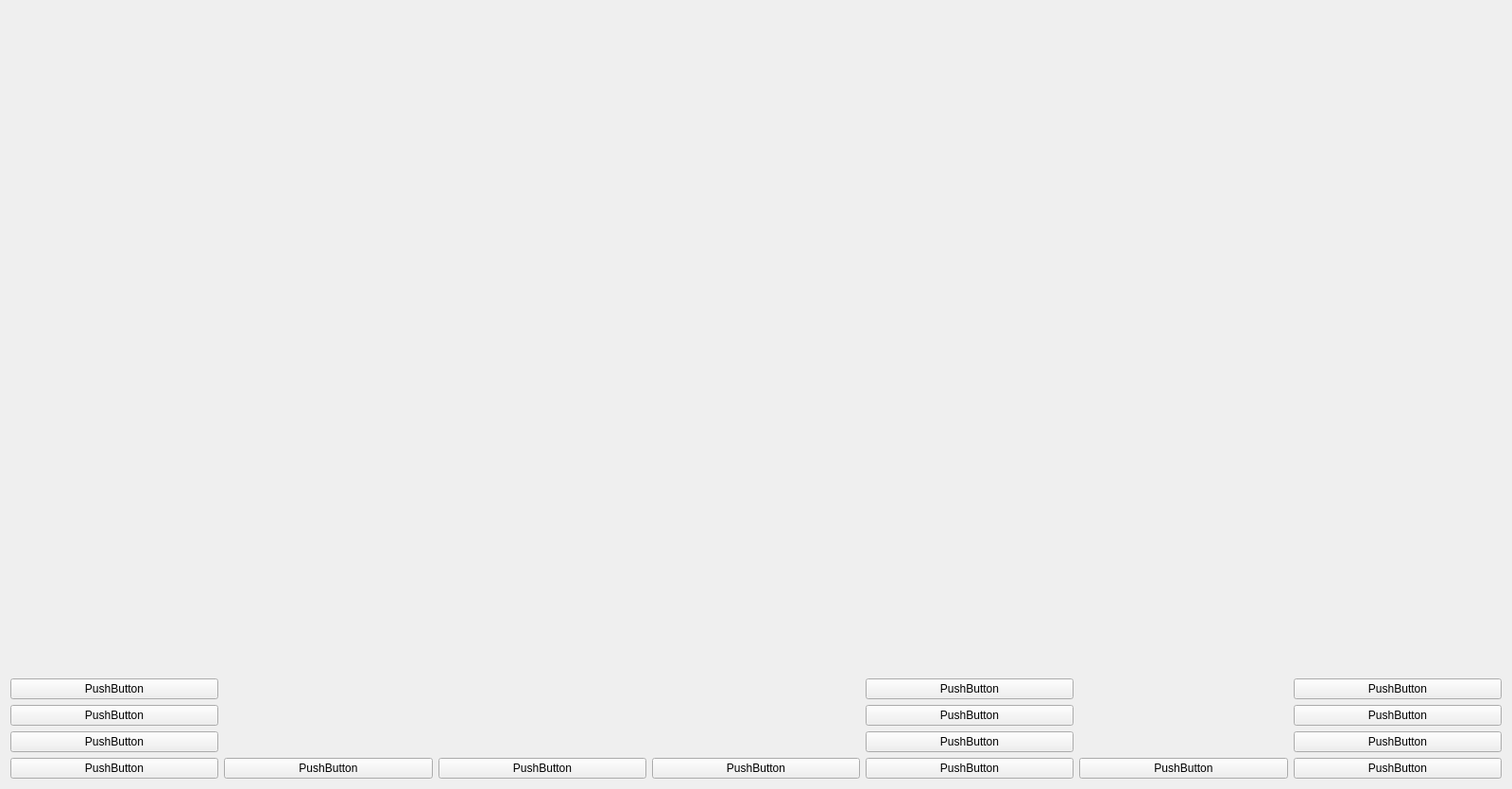
<?xml version="1.0" encoding="UTF-8"?>
<ui version="4.0">
 <class>EnforcementComponent2Widget</class>
 <widget class="QWidget" name="EnforcementComponent2Widget">
  <property name="geometry">
   <rect>
    <x>0</x>
    <y>0</y>
    <width>1600</width>
    <height>835</height>
   </rect>
  </property>
  <property name="windowTitle">
   <string>Form</string>
  </property>
  <layout class="QGridLayout" name="gridLayout_2">
   <item row="0" column="0">
    <layout class="QGridLayout" name="gridLayout">
     <item row="3" column="0">
      <widget class="QPushButton" name="pushButton">
       <property name="text">
        <string>PushButton</string>
       </property>
      </widget>
     </item>
     <item row="4" column="5">
      <widget class="QPushButton" name="pushButton_9">
       <property name="text">
        <string>PushButton</string>
       </property>
      </widget>
     </item>
     <item row="2" column="0">
      <widget class="QPushButton" name="pushButton_2">
       <property name="text">
        <string>PushButton</string>
       </property>
      </widget>
     </item>
     <item row="4" column="1">
      <widget class="QPushButton" name="pushButton_5">
       <property name="text">
        <string>PushButton</string>
       </property>
      </widget>
     </item>
     <item row="4" column="0">
      <widget class="QPushButton" name="pushButton_4">
       <property name="text">
        <string>PushButton</string>
       </property>
      </widget>
     </item>
     <item row="4" column="2">
      <widget class="QPushButton" name="pushButton_6">
       <property name="text">
        <string>PushButton</string>
       </property>
      </widget>
     </item>
     <item row="1" column="0">
      <widget class="QPushButton" name="pushButton_3">
       <property name="text">
        <string>PushButton</string>
       </property>
      </widget>
     </item>
     <item row="4" column="4">
      <widget class="QPushButton" name="pushButton_8">
       <property name="text">
        <string>PushButton</string>
       </property>
      </widget>
     </item>
     <item row="4" column="3">
      <widget class="QPushButton" name="pushButton_7">
       <property name="text">
        <string>PushButton</string>
       </property>
      </widget>
     </item>
     <item row="0" column="0">
      <spacer name="verticalSpacer">
       <property name="orientation">
        <enum>Qt::Vertical</enum>
       </property>
       <property name="sizeHint" stdset="0">
        <size>
         <width>20</width>
         <height>40</height>
        </size>
       </property>
      </spacer>
     </item>
     <item row="4" column="6">
      <widget class="QPushButton" name="pushButton_10">
       <property name="text">
        <string>PushButton</string>
       </property>
      </widget>
     </item>
     <item row="3" column="4">
      <widget class="QPushButton" name="pushButton_11">
       <property name="text">
        <string>PushButton</string>
       </property>
      </widget>
     </item>
     <item row="2" column="4">
      <widget class="QPushButton" name="pushButton_12">
       <property name="text">
        <string>PushButton</string>
       </property>
      </widget>
     </item>
     <item row="1" column="4">
      <widget class="QPushButton" name="pushButton_13">
       <property name="text">
        <string>PushButton</string>
       </property>
      </widget>
     </item>
     <item row="1" column="6">
      <widget class="QPushButton" name="pushButton_14">
       <property name="text">
        <string>PushButton</string>
       </property>
      </widget>
     </item>
     <item row="2" column="6">
      <widget class="QPushButton" name="pushButton_15">
       <property name="text">
        <string>PushButton</string>
       </property>
      </widget>
     </item>
     <item row="3" column="6">
      <widget class="QPushButton" name="pushButton_16">
       <property name="text">
        <string>PushButton</string>
       </property>
      </widget>
     </item>
    </layout>
   </item>
  </layout>
 </widget>
 <resources/>
 <connections/>
</ui>
